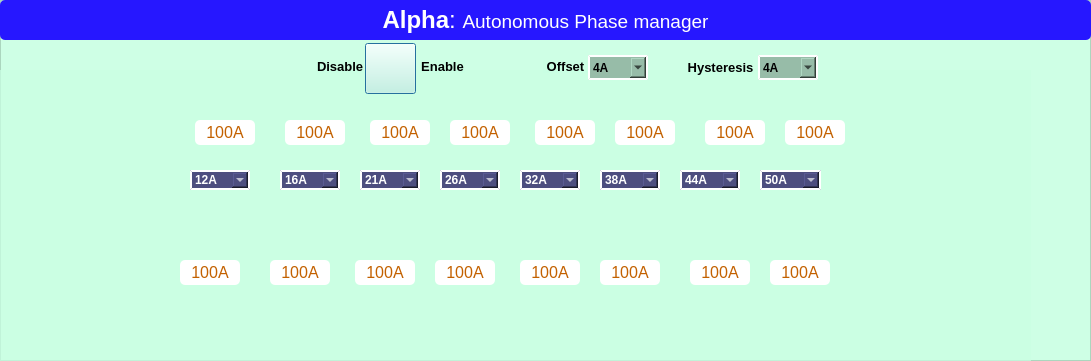
   <widget class="QFrame" name="frame_A">
    <property name="geometry">
     <rect>
      <x>0</x>
      <y>0</y>
      <width>1091</width>
      <height>361</height>
     </rect>
    </property>
    <property name="styleSheet">
     <string notr="true">background-color: rgba(201, 255, 226, 179);</string>
    </property>
    <property name="frameShape">
     <enum>QFrame::StyledPanel</enum>
    </property>
    <property name="frameShadow">
     <enum>QFrame::Raised</enum>
    </property>
    <widget class="QLabel" name="label_railA_main">
     <property name="geometry">
      <rect>
       <x>0</x>
       <y>0</y>
       <width>1091</width>
       <height>40</height>
      </rect>
     </property>
     <property name="font">
      <font>
       <family>Arial</family>
       <pointsize>18</pointsize>
      </font>
     </property>
     <property name="styleSheet">
      <string notr="true">background-color: rgb(38, 23, 255);
color: rgb(255, 255, 255);
border-radius:5px;</string>
     </property>
     <property name="text">
      <string>&lt;html&gt;&lt;head/&gt;&lt;body&gt;&lt;p&gt;&lt;span style=&quot; font-weight:600;&quot;&gt;Alpha&lt;/span&gt;: &lt;span style=&quot; font-size:14pt;&quot;&gt;Autonomous Phase manager&lt;/span&gt;&lt;/p&gt;&lt;/body&gt;&lt;/html&gt;</string>
     </property>
     <property name="alignment">
      <set>Qt::AlignCenter</set>
     </property>
    </widget>
    <widget class="QPushButton" name="pushButton_Enable_APD_railA">
     <property name="geometry">
      <rect>
       <x>365</x>
       <y>43</y>
       <width>51</width>
       <height>51</height>
      </rect>
     </property>
     <property name="mouseTracking">
      <bool>true</bool>
     </property>
     <property name="tabletTracking">
      <bool>true</bool>
     </property>
     <property name="styleSheet">
      <string notr="true">QPushButton{
border-image: url(:/C:/Users/MukeshChaudhary/PycharmProjects/pythonProject/GUI_IMAGE/but0.png);
}


QPushButton::hover {
border-image: url(:/C:/Users/MukeshChaudhary/PycharmProjects/pythonProject/GUI_IMAGE/but0_hover.png);
	}
</string>
     </property>
     <property name="text">
      <string/>
     </property>
     <property name="checkable">
      <bool>true</bool>
     </property>
     <property name="default">
      <bool>true</bool>
     </property>
    </widget>
    <widget class="QComboBox" name="comboBox_railA_coarse78">
     <property name="geometry">
      <rect>
       <x>680</x>
       <y>170</y>
       <width>60</width>
       <height>20</height>
      </rect>
     </property>
     <property name="styleSheet">
      <string notr="true">QComboBox{
font: 75 8pt &quot;MS Shell Dlg 2&quot;;
color: white;
background-color: rgb(77, 77, 127);
border-style:outset;
border-width:2px;
border-color:white;
font:bold;
border-radius:0px;
}

QListView {
background-color:lightgreen;
border-radius:0px;
}
</string>
     </property>
     <item>
      <property name="text">
       <string>44A</string>
      </property>
     </item>
     <item>
      <property name="text">
       <string>58A</string>
      </property>
     </item>
     <item>
      <property name="text">
       <string>72A</string>
      </property>
     </item>
     <item>
      <property name="text">
       <string>86A</string>
      </property>
     </item>
     <item>
      <property name="text">
       <string>100A</string>
      </property>
     </item>
     <item>
      <property name="text">
       <string>114A</string>
      </property>
     </item>
     <item>
      <property name="text">
       <string>128A</string>
      </property>
     </item>
     <item>
      <property name="text">
       <string>142A</string>
      </property>
     </item>
    </widget>
    <widget class="QComboBox" name="comboBox_railA_coarse67">
     <property name="geometry">
      <rect>
       <x>600</x>
       <y>170</y>
       <width>60</width>
       <height>20</height>
      </rect>
     </property>
     <property name="styleSheet">
      <string notr="true">QComboBox{
font: 75 8pt &quot;MS Shell Dlg 2&quot;;
color: white;
background-color: rgb(77, 77, 127);
border-style:outset;
border-width:2px;
border-color:white;
font:bold;
border-radius:0px;
}

QListView {
background-color:lightgreen;
border-radius:0px;
}
</string>
     </property>
     <item>
      <property name="text">
       <string>38A</string>
      </property>
     </item>
     <item>
      <property name="text">
       <string>50A</string>
      </property>
     </item>
     <item>
      <property name="text">
       <string>62A</string>
      </property>
     </item>
     <item>
      <property name="text">
       <string>74A</string>
      </property>
     </item>
     <item>
      <property name="text">
       <string>86A</string>
      </property>
     </item>
     <item>
      <property name="text">
       <string>98A</string>
      </property>
     </item>
     <item>
      <property name="text">
       <string>110A</string>
      </property>
     </item>
     <item>
      <property name="text">
       <string>122A</string>
      </property>
     </item>
    </widget>
    <widget class="QComboBox" name="comboBox_railA_coarse56">
     <property name="geometry">
      <rect>
       <x>520</x>
       <y>170</y>
       <width>60</width>
       <height>20</height>
      </rect>
     </property>
     <property name="styleSheet">
      <string notr="true">QComboBox{
font: 75 8pt &quot;MS Shell Dlg 2&quot;;
color: white;
background-color: rgb(77, 77, 127);
border-style:outset;
border-width:2px;
border-color:white;
font:bold;
border-radius:0px;
}

QListView {
background-color:lightgreen;
border-radius:0px;
}
</string>
     </property>
     <item>
      <property name="text">
       <string>32A</string>
      </property>
     </item>
     <item>
      <property name="text">
       <string>42A</string>
      </property>
     </item>
     <item>
      <property name="text">
       <string>52A</string>
      </property>
     </item>
     <item>
      <property name="text">
       <string>62A</string>
      </property>
     </item>
     <item>
      <property name="text">
       <string>72A</string>
      </property>
     </item>
     <item>
      <property name="text">
       <string>82A</string>
      </property>
     </item>
     <item>
      <property name="text">
       <string>92A</string>
      </property>
     </item>
     <item>
      <property name="text">
       <string>102A</string>
      </property>
     </item>
    </widget>
    <widget class="QComboBox" name="comboBox_railA_coarse34">
     <property name="geometry">
      <rect>
       <x>360</x>
       <y>170</y>
       <width>60</width>
       <height>20</height>
      </rect>
     </property>
     <property name="styleSheet">
      <string notr="true">QComboBox{
font: 75 8pt &quot;MS Shell Dlg 2&quot;;
color: white;
background-color: rgb(77, 77, 127);
border-style:outset;
border-width:2px;
border-color:white;
font:bold;
border-radius:0px;
}

QListView {
background-color:lightgreen;
border-radius:0px;
}
</string>
     </property>
     <item>
      <property name="text">
       <string>21A</string>
      </property>
     </item>
     <item>
      <property name="text">
       <string>27A</string>
      </property>
     </item>
     <item>
      <property name="text">
       <string>33A</string>
      </property>
     </item>
     <item>
      <property name="text">
       <string>39A</string>
      </property>
     </item>
     <item>
      <property name="text">
       <string>45A</string>
      </property>
     </item>
     <item>
      <property name="text">
       <string>51A</string>
      </property>
     </item>
     <item>
      <property name="text">
       <string>57A</string>
      </property>
     </item>
     <item>
      <property name="text">
       <string>63A</string>
      </property>
     </item>
    </widget>
    <widget class="QComboBox" name="comboBox_railA_coarse45">
     <property name="geometry">
      <rect>
       <x>440</x>
       <y>170</y>
       <width>60</width>
       <height>20</height>
      </rect>
     </property>
     <property name="styleSheet">
      <string notr="true">QComboBox{
font: 75 8pt &quot;MS Shell Dlg 2&quot;;
color: white;
background-color: rgb(77, 77, 127);
border-style:outset;
border-width:2px;
border-color:white;
font:bold;
border-radius:0px;
}

QListView {
background-color:lightgreen;
border-radius:0px;
}
</string>
     </property>
     <item>
      <property name="text">
       <string>26A</string>
      </property>
     </item>
     <item>
      <property name="text">
       <string>34A</string>
      </property>
     </item>
     <item>
      <property name="text">
       <string>42A</string>
      </property>
     </item>
     <item>
      <property name="text">
       <string>50A</string>
      </property>
     </item>
     <item>
      <property name="text">
       <string>58A</string>
      </property>
     </item>
     <item>
      <property name="text">
       <string>66A</string>
      </property>
     </item>
     <item>
      <property name="text">
       <string>74A</string>
      </property>
     </item>
     <item>
      <property name="text">
       <string>82A</string>
      </property>
     </item>
    </widget>
    <widget class="QComboBox" name="comboBox_railA_coarse89">
     <property name="geometry">
      <rect>
       <x>760</x>
       <y>170</y>
       <width>61</width>
       <height>20</height>
      </rect>
     </property>
     <property name="styleSheet">
      <string notr="true">QComboBox{
font: 75 8pt &quot;MS Shell Dlg 2&quot;;
color: white;
background-color: rgb(77, 77, 127);
border-style:outset;
border-width:2px;
border-color:white;
font:bold;
border-radius:0px;
}

QListView {
background-color:lightgreen;
border-radius:0px;
}
</string>
     </property>
     <item>
      <property name="text">
       <string>50A</string>
      </property>
     </item>
     <item>
      <property name="text">
       <string>66A</string>
      </property>
     </item>
     <item>
      <property name="text">
       <string>82A</string>
      </property>
     </item>
     <item>
      <property name="text">
       <string>98A</string>
      </property>
     </item>
     <item>
      <property name="text">
       <string>114A</string>
      </property>
     </item>
     <item>
      <property name="text">
       <string>130A</string>
      </property>
     </item>
     <item>
      <property name="text">
       <string>146A</string>
      </property>
     </item>
     <item>
      <property name="text">
       <string>162A</string>
      </property>
     </item>
    </widget>
    <widget class="QComboBox" name="comboBox_railA_coarse12">
     <property name="geometry">
      <rect>
       <x>190</x>
       <y>170</y>
       <width>60</width>
       <height>20</height>
      </rect>
     </property>
     <property name="styleSheet">
      <string notr="true">QComboBox{
font: 75 8pt &quot;MS Shell Dlg 2&quot;;
color: white;
background-color: rgb(77, 77, 127);
border-style:outset;
border-width:2px;
border-color:white;
font:bold;
border-radius:0px;
}

QListView {
background-color:lightgreen;
border-radius:0px;
}
</string>
     </property>
     <item>
      <property name="text">
       <string>12A</string>
      </property>
     </item>
     <item>
      <property name="text">
       <string>14A</string>
      </property>
     </item>
     <item>
      <property name="text">
       <string>16A</string>
      </property>
     </item>
     <item>
      <property name="text">
       <string>18A</string>
      </property>
     </item>
     <item>
      <property name="text">
       <string>20A</string>
      </property>
     </item>
     <item>
      <property name="text">
       <string>22A</string>
      </property>
     </item>
     <item>
      <property name="text">
       <string>24A</string>
      </property>
     </item>
     <item>
      <property name="text">
       <string>26A</string>
      </property>
     </item>
    </widget>
    <widget class="QComboBox" name="comboBox_railA_coarse23">
     <property name="geometry">
      <rect>
       <x>280</x>
       <y>170</y>
       <width>60</width>
       <height>20</height>
      </rect>
     </property>
     <property name="styleSheet">
      <string notr="true">QComboBox{
font: 75 8pt &quot;MS Shell Dlg 2&quot;;
color: white;
background-color: rgb(77, 77, 127);
border-style:outset;
border-width:2px;
border-color:white;
font:bold;
border-radius:0px;
}

QListView {
background-color:lightgreen;
border-radius:0px;
}
</string>
     </property>
     <item>
      <property name="text">
       <string>16A</string>
      </property>
     </item>
     <item>
      <property name="text">
       <string>20A</string>
      </property>
     </item>
     <item>
      <property name="text">
       <string>24A</string>
      </property>
     </item>
     <item>
      <property name="text">
       <string>28A</string>
      </property>
     </item>
     <item>
      <property name="text">
       <string>32A</string>
      </property>
     </item>
     <item>
      <property name="text">
       <string>36A</string>
      </property>
     </item>
     <item>
      <property name="text">
       <string>40A</string>
      </property>
     </item>
     <item>
      <property name="text">
       <string>44A</string>
      </property>
     </item>
    </widget>
    <widget class="QComboBox" name="comboBox_offset_railA">
     <property name="geometry">
      <rect>
       <x>588</x>
       <y>55</y>
       <width>60</width>
       <height>25</height>
      </rect>
     </property>
     <property name="styleSheet">
      <string notr="true">QComboBox{
font: 75 10pt &quot;MS Shell Dlg 2&quot;;
color: black;

	background-color: rgb(151, 188, 168);
border-style:outset;
border-width:2px;
border-color:white;
font:bold;
border-radius:0px;
}

QListView {
background-color:lightgreen;
border-radius:0px;
}
</string>
     </property>
     <item>
      <property name="text">
       <string>4A</string>
      </property>
     </item>
     <item>
      <property name="text">
       <string>8A</string>
      </property>
     </item>
     <item>
      <property name="text">
       <string>12A</string>
      </property>
     </item>
     <item>
      <property name="text">
       <string>16A</string>
      </property>
     </item>
    </widget>
    <widget class="QComboBox" name="comboBox_hysteresis_railA">
     <property name="geometry">
      <rect>
       <x>758</x>
       <y>55</y>
       <width>60</width>
       <height>25</height>
      </rect>
     </property>
     <property name="styleSheet">
      <string notr="true">QComboBox{
font: 75 10pt &quot;MS Shell Dlg 2&quot;;
color: black;

	background-color: rgb(151, 188, 168);
border-style:outset;
border-width:2px;
border-color:white;
font:bold;
border-radius:0px;
}

QListView {
background-color:lightgreen;
border-radius:0px;
}
</string>
     </property>
     <item>
      <property name="text">
       <string>4A</string>
      </property>
     </item>
     <item>
      <property name="text">
       <string>5A</string>
      </property>
     </item>
     <item>
      <property name="text">
       <string>6A</string>
      </property>
     </item>
     <item>
      <property name="text">
       <string>8A</string>
      </property>
     </item>
    </widget>
    <widget class="QLabel" name="label_DisableA">
     <property name="geometry">
      <rect>
       <x>317</x>
       <y>60</y>
       <width>47</width>
       <height>13</height>
      </rect>
     </property>
     <property name="font">
      <font>
       <family>Arial</family>
       <pointsize>10</pointsize>
       <weight>75</weight>
       <bold>true</bold>
      </font>
     </property>
     <property name="styleSheet">
      <string notr="true">color: rgb(0, 170, 127);
color: rgb(0, 0, 0);</string>
     </property>
     <property name="text">
      <string>Disable</string>
     </property>
    </widget>
    <widget class="QLabel" name="label_EnableA">
     <property name="geometry">
      <rect>
       <x>420</x>
       <y>60</y>
       <width>45</width>
       <height>13</height>
      </rect>
     </property>
     <property name="font">
      <font>
       <family>Arial</family>
       <pointsize>10</pointsize>
       <weight>75</weight>
       <bold>true</bold>
      </font>
     </property>
     <property name="styleSheet">
      <string notr="true">color: rgb(0, 170, 127);
color: rgb(0, 0, 0);</string>
     </property>
     <property name="text">
      <string>Enable</string>
     </property>
     <property name="alignment">
      <set>Qt::AlignCenter</set>
     </property>
    </widget>
    <widget class="QLabel" name="label_offsetA">
     <property name="geometry">
      <rect>
       <x>543</x>
       <y>60</y>
       <width>45</width>
       <height>13</height>
      </rect>
     </property>
     <property name="font">
      <font>
       <family>Arial</family>
       <pointsize>10</pointsize>
       <weight>75</weight>
       <bold>true</bold>
      </font>
     </property>
     <property name="styleSheet">
      <string notr="true">color: rgb(0, 170, 127);
color: rgb(0, 0, 0);</string>
     </property>
     <property name="text">
      <string>Offset</string>
     </property>
     <property name="alignment">
      <set>Qt::AlignCenter</set>
     </property>
    </widget>
    <widget class="QLabel" name="label_hysteresisA">
     <property name="geometry">
      <rect>
       <x>688</x>
       <y>60</y>
       <width>65</width>
       <height>15</height>
      </rect>
     </property>
     <property name="font">
      <font>
       <family>Arial</family>
       <pointsize>10</pointsize>
       <weight>75</weight>
       <bold>true</bold>
      </font>
     </property>
     <property name="styleSheet">
      <string notr="true">color: rgb(0, 170, 127);
color: rgb(0, 0, 0);</string>
     </property>
     <property name="text">
      <string>Hysteresis</string>
     </property>
     <property name="alignment">
      <set>Qt::AlignCenter</set>
     </property>
    </widget>
    <widget class="QLabel" name="label_railA_arrow_img">
     <property name="geometry">
      <rect>
       <x>0</x>
       <y>70</y>
       <width>1031</width>
       <height>291</height>
      </rect>
     </property>
     <property name="styleSheet">
      <string notr="true">image: url(:/C:/Users/MukeshChaudhary/PycharmProjects/pythonProject/GUI_IMAGE/horizontal_arrowA.png);</string>
     </property>
     <property name="text">
      <string/>
     </property>
    </widget>
    <widget class="QLabel" name="label_display89_railA">
     <property name="geometry">
      <rect>
       <x>785</x>
       <y>120</y>
       <width>60</width>
       <height>25</height>
      </rect>
     </property>
     <property name="font">
      <font>
       <pointsize>12</pointsize>
      </font>
     </property>
     <property name="styleSheet">
      <string notr="true">background-color: rgb(255, 255, 255);
color: rgb(195, 97, 0);
border-radius:5px;
</string>
     </property>
     <property name="text">
      <string>100A</string>
     </property>
     <property name="alignment">
      <set>Qt::AlignCenter</set>
     </property>
    </widget>
    <widget class="QLabel" name="label_display78_railA">
     <property name="geometry">
      <rect>
       <x>705</x>
       <y>120</y>
       <width>60</width>
       <height>25</height>
      </rect>
     </property>
     <property name="font">
      <font>
       <pointsize>12</pointsize>
      </font>
     </property>
     <property name="styleSheet">
      <string notr="true">background-color: rgb(255, 255, 255);
color: rgb(195, 97, 0);
border-radius:5px;
</string>
     </property>
     <property name="text">
      <string>100A</string>
     </property>
     <property name="alignment">
      <set>Qt::AlignCenter</set>
     </property>
    </widget>
    <widget class="QLabel" name="label_display12_railA">
     <property name="geometry">
      <rect>
       <x>195</x>
       <y>120</y>
       <width>60</width>
       <height>25</height>
      </rect>
     </property>
     <property name="font">
      <font>
       <pointsize>12</pointsize>
      </font>
     </property>
     <property name="styleSheet">
      <string notr="true">background-color: rgb(255, 255, 255);
color: rgb(195, 97, 0);
border-radius:5px;
</string>
     </property>
     <property name="text">
      <string>100A</string>
     </property>
     <property name="alignment">
      <set>Qt::AlignCenter</set>
     </property>
    </widget>
    <widget class="QLabel" name="label_display23_railA">
     <property name="geometry">
      <rect>
       <x>285</x>
       <y>120</y>
       <width>60</width>
       <height>25</height>
      </rect>
     </property>
     <property name="font">
      <font>
       <pointsize>12</pointsize>
      </font>
     </property>
     <property name="styleSheet">
      <string notr="true">background-color: rgb(255, 255, 255);
color: rgb(195, 97, 0);
border-radius:5px;
</string>
     </property>
     <property name="text">
      <string>100A</string>
     </property>
     <property name="alignment">
      <set>Qt::AlignCenter</set>
     </property>
    </widget>
    <widget class="QLabel" name="label_display34_railA">
     <property name="geometry">
      <rect>
       <x>370</x>
       <y>120</y>
       <width>60</width>
       <height>25</height>
      </rect>
     </property>
     <property name="font">
      <font>
       <pointsize>12</pointsize>
      </font>
     </property>
     <property name="styleSheet">
      <string notr="true">background-color: rgb(255, 255, 255);
color: rgb(195, 97, 0);
border-radius:5px;
</string>
     </property>
     <property name="text">
      <string>100A</string>
     </property>
     <property name="alignment">
      <set>Qt::AlignCenter</set>
     </property>
    </widget>
    <widget class="QLabel" name="label_display45_railA">
     <property name="geometry">
      <rect>
       <x>450</x>
       <y>120</y>
       <width>60</width>
       <height>25</height>
      </rect>
     </property>
     <property name="font">
      <font>
       <pointsize>12</pointsize>
      </font>
     </property>
     <property name="styleSheet">
      <string notr="true">background-color: rgb(255, 255, 255);
color: rgb(195, 97, 0);
border-radius:5px;
</string>
     </property>
     <property name="text">
      <string>100A</string>
     </property>
     <property name="alignment">
      <set>Qt::AlignCenter</set>
     </property>
    </widget>
    <widget class="QLabel" name="label_display56_railA">
     <property name="geometry">
      <rect>
       <x>535</x>
       <y>120</y>
       <width>60</width>
       <height>25</height>
      </rect>
     </property>
     <property name="font">
      <font>
       <pointsize>12</pointsize>
      </font>
     </property>
     <property name="styleSheet">
      <string notr="true">background-color: rgb(255, 255, 255);
color: rgb(195, 97, 0);
border-radius:5px;
</string>
     </property>
     <property name="text">
      <string>100A</string>
     </property>
     <property name="alignment">
      <set>Qt::AlignCenter</set>
     </property>
    </widget>
    <widget class="QLabel" name="label_display67_railA">
     <property name="geometry">
      <rect>
       <x>615</x>
       <y>120</y>
       <width>60</width>
       <height>25</height>
      </rect>
     </property>
     <property name="font">
      <font>
       <pointsize>12</pointsize>
      </font>
     </property>
     <property name="styleSheet">
      <string notr="true">background-color: rgb(255, 255, 255);
color: rgb(195, 97, 0);
border-radius:5px;
</string>
     </property>
     <property name="text">
      <string>100A</string>
     </property>
     <property name="alignment">
      <set>Qt::AlignCenter</set>
     </property>
    </widget>
    <widget class="QLabel" name="label_displayH45_railA">
     <property name="geometry">
      <rect>
       <x>435</x>
       <y>260</y>
       <width>60</width>
       <height>25</height>
      </rect>
     </property>
     <property name="font">
      <font>
       <pointsize>12</pointsize>
      </font>
     </property>
     <property name="styleSheet">
      <string notr="true">background-color: rgb(255, 255, 255);
color: rgb(195, 97, 0);
border-radius:5px;
</string>
     </property>
     <property name="text">
      <string>100A</string>
     </property>
     <property name="alignment">
      <set>Qt::AlignCenter</set>
     </property>
    </widget>
    <widget class="QLabel" name="label_displayH67_railA">
     <property name="geometry">
      <rect>
       <x>600</x>
       <y>260</y>
       <width>60</width>
       <height>25</height>
      </rect>
     </property>
     <property name="font">
      <font>
       <pointsize>12</pointsize>
      </font>
     </property>
     <property name="styleSheet">
      <string notr="true">background-color: rgb(255, 255, 255);
color: rgb(195, 97, 0);
border-radius:5px;
</string>
     </property>
     <property name="text">
      <string>100A</string>
     </property>
     <property name="alignment">
      <set>Qt::AlignCenter</set>
     </property>
    </widget>
    <widget class="QLabel" name="label_displayH23_railA">
     <property name="geometry">
      <rect>
       <x>270</x>
       <y>260</y>
       <width>60</width>
       <height>25</height>
      </rect>
     </property>
     <property name="font">
      <font>
       <pointsize>12</pointsize>
      </font>
     </property>
     <property name="styleSheet">
      <string notr="true">background-color: rgb(255, 255, 255);
color: rgb(195, 97, 0);
border-radius:5px;
</string>
     </property>
     <property name="text">
      <string>100A</string>
     </property>
     <property name="alignment">
      <set>Qt::AlignCenter</set>
     </property>
    </widget>
    <widget class="QLabel" name="label_displayH89_railA">
     <property name="geometry">
      <rect>
       <x>770</x>
       <y>260</y>
       <width>60</width>
       <height>25</height>
      </rect>
     </property>
     <property name="font">
      <font>
       <pointsize>12</pointsize>
      </font>
     </property>
     <property name="styleSheet">
      <string notr="true">background-color: rgb(255, 255, 255);
color: rgb(195, 97, 0);
border-radius:5px;
</string>
     </property>
     <property name="text">
      <string>100A</string>
     </property>
     <property name="alignment">
      <set>Qt::AlignCenter</set>
     </property>
    </widget>
    <widget class="QLabel" name="label_displayH12_railA">
     <property name="geometry">
      <rect>
       <x>180</x>
       <y>260</y>
       <width>60</width>
       <height>25</height>
      </rect>
     </property>
     <property name="font">
      <font>
       <pointsize>12</pointsize>
      </font>
     </property>
     <property name="styleSheet">
      <string notr="true">background-color: rgb(255, 255, 255);
color: rgb(195, 97, 0);
border-radius:5px;
</string>
     </property>
     <property name="text">
      <string>100A</string>
     </property>
     <property name="alignment">
      <set>Qt::AlignCenter</set>
     </property>
    </widget>
    <widget class="QLabel" name="label_displayH34_railA">
     <property name="geometry">
      <rect>
       <x>355</x>
       <y>260</y>
       <width>60</width>
       <height>25</height>
      </rect>
     </property>
     <property name="font">
      <font>
       <pointsize>12</pointsize>
      </font>
     </property>
     <property name="styleSheet">
      <string notr="true">background-color: rgb(255, 255, 255);
color: rgb(195, 97, 0);
border-radius:5px;
</string>
     </property>
     <property name="text">
      <string>100A</string>
     </property>
     <property name="alignment">
      <set>Qt::AlignCenter</set>
     </property>
    </widget>
    <widget class="QLabel" name="label_displayH78_railA">
     <property name="geometry">
      <rect>
       <x>690</x>
       <y>260</y>
       <width>60</width>
       <height>25</height>
      </rect>
     </property>
     <property name="font">
      <font>
       <pointsize>12</pointsize>
      </font>
     </property>
     <property name="styleSheet">
      <string notr="true">background-color: rgb(255, 255, 255);
color: rgb(195, 97, 0);
border-radius:5px;
</string>
     </property>
     <property name="text">
      <string>100A</string>
     </property>
     <property name="alignment">
      <set>Qt::AlignCenter</set>
     </property>
    </widget>
    <widget class="QLabel" name="label_displayH56_railA">
     <property name="geometry">
      <rect>
       <x>520</x>
       <y>260</y>
       <width>60</width>
       <height>25</height>
      </rect>
     </property>
     <property name="font">
      <font>
       <pointsize>12</pointsize>
      </font>
     </property>
     <property name="styleSheet">
      <string notr="true">background-color: rgb(255, 255, 255);
color: rgb(195, 97, 0);
border-radius:5px;
</string>
     </property>
     <property name="text">
      <string>100A</string>
     </property>
     <property name="alignment">
      <set>Qt::AlignCenter</set>
     </property>
    </widget>
    <zorder>label_railA_main</zorder>
    <zorder>label_railA_arrow_img</zorder>
    <zorder>comboBox_railA_coarse89</zorder>
    <zorder>comboBox_railA_coarse12</zorder>
    <zorder>comboBox_railA_coarse23</zorder>
    <zorder>comboBox_railA_coarse34</zorder>
    <zorder>comboBox_railA_coarse45</zorder>
    <zorder>comboBox_railA_coarse56</zorder>
    <zorder>comboBox_railA_coarse67</zorder>
    <zorder>comboBox_railA_coarse78</zorder>
    <zorder>label_display89_railA</zorder>
    <zorder>label_display78_railA</zorder>
    <zorder>label_display12_railA</zorder>
    <zorder>label_display23_railA</zorder>
    <zorder>label_display34_railA</zorder>
    <zorder>label_display45_railA</zorder>
    <zorder>label_display56_railA</zorder>
    <zorder>label_display67_railA</zorder>
    <zorder>label_displayH45_railA</zorder>
    <zorder>label_displayH67_railA</zorder>
    <zorder>label_displayH23_railA</zorder>
    <zorder>label_displayH89_railA</zorder>
    <zorder>label_displayH12_railA</zorder>
    <zorder>label_displayH34_railA</zorder>
    <zorder>label_displayH78_railA</zorder>
    <zorder>label_displayH56_railA</zorder>
    <zorder>label_DisableA</zorder>
    <zorder>pushButton_Enable_APD_railA</zorder>
    <zorder>label_EnableA</zorder>
    <zorder>label_offsetA</zorder>
    <zorder>comboBox_offset_railA</zorder>
    <zorder>comboBox_hysteresis_railA</zorder>
    <zorder>label_hysteresisA</zorder>
   </widget>
